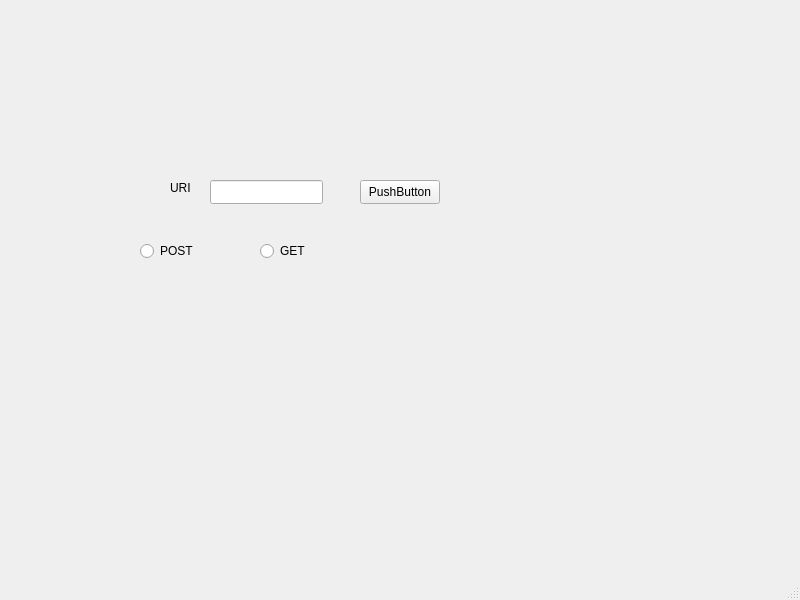
<?xml version="1.0" encoding="UTF-8"?>
<ui version="4.0">
 <class>MainWindow</class>
 <widget class="QMainWindow" name="MainWindow">
  <property name="geometry">
   <rect>
    <x>0</x>
    <y>0</y>
    <width>800</width>
    <height>600</height>
   </rect>
  </property>
  <property name="windowTitle">
   <string>MainWindow</string>
  </property>
  <widget class="QWidget" name="centralwidget">
   <widget class="QLineEdit" name="uri">
    <property name="geometry">
     <rect>
      <x>210</x>
      <y>180</y>
      <width>113</width>
      <height>24</height>
     </rect>
    </property>
   </widget>
   <widget class="QRadioButton" name="radioButton_Post">
    <property name="geometry">
     <rect>
      <x>140</x>
      <y>240</y>
      <width>91</width>
      <height>22</height>
     </rect>
    </property>
    <property name="text">
     <string>POST</string>
    </property>
   </widget>
   <widget class="QRadioButton" name="radioButton_Get">
    <property name="geometry">
     <rect>
      <x>260</x>
      <y>240</y>
      <width>91</width>
      <height>22</height>
     </rect>
    </property>
    <property name="text">
     <string>GET</string>
    </property>
   </widget>
   <widget class="QLabel" name="label">
    <property name="geometry">
     <rect>
      <x>170</x>
      <y>180</y>
      <width>49</width>
      <height>16</height>
     </rect>
    </property>
    <property name="text">
     <string>URI</string>
    </property>
   </widget>
   <widget class="QPushButton" name="pushButton">
    <property name="geometry">
     <rect>
      <x>360</x>
      <y>180</y>
      <width>80</width>
      <height>24</height>
     </rect>
    </property>
    <property name="text">
     <string>PushButton</string>
    </property>
   </widget>
  </widget>
  <widget class="QMenuBar" name="menubar">
   <property name="geometry">
    <rect>
     <x>0</x>
     <y>0</y>
     <width>800</width>
     <height>21</height>
    </rect>
   </property>
  </widget>
  <widget class="QStatusBar" name="statusbar"/>
 </widget>
 <resources/>
 <connections/>
</ui>
